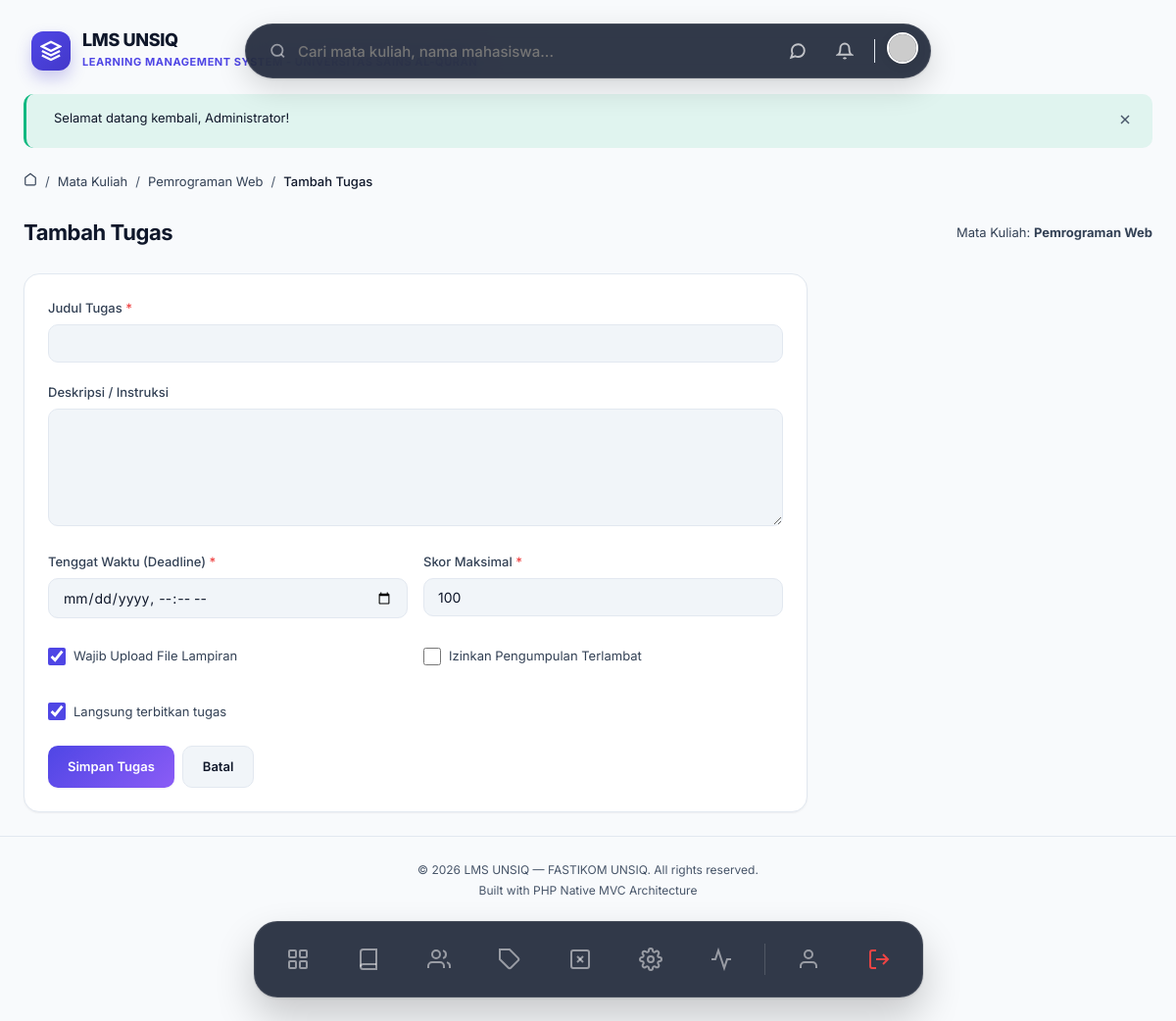
Screenshot of /courses/1/assignments/create (signed in) with the database file from the repository.
### tables this page shows
CREATE TABLE IF NOT EXISTS settings (
    id INT AUTO_INCREMENT PRIMARY KEY,
    key_name VARCHAR(100) NOT NULL UNIQUE,
    value TEXT NULL,
    group_name VARCHAR(50) NOT NULL DEFAULT 'general',
    description VARCHAR(255) NULL,
    INDEX idx_settings_group (group_name)
);

CREATE TABLE IF NOT EXISTS courses (
    id INT AUTO_INCREMENT PRIMARY KEY,
    dosen_id INT NOT NULL,
    category_id INT NULL,
    code VARCHAR(20) NOT NULL UNIQUE COMMENT 'Kode mata kuliah',
    name VARCHAR(200) NOT NULL,
    description TEXT NULL,
    thumbnail VARCHAR(255) NULL,
    sks INT NOT NULL DEFAULT 2,
    semester VARCHAR(20) NULL COMMENT 'Ganjil/Genap',
    academic_year VARCHAR(20) NULL COMMENT '2025/2026',
    status ENUM('draft', 'published', 'archived') NOT NULL DEFAULT 'draft',
    max_students INT NULL DEFAULT 40,
    created_at TIMESTAMP DEFAULT CURRENT_TIMESTAMP,
    updated_at TIMESTAMP DEFAULT CURRENT_TIMESTAMP ON UPDATE CURRENT_TIMESTAMP,
    FOREIGN KEY (dosen_id) REFERENCES users(id) ON DELETE CASCADE,
    FOREIGN KEY (category_id) REFERENCES categories(id) ON DELETE SET NULL,
    INDEX idx_courses_status (status),
    INDEX idx_courses_dosen (dosen_id),
    INDEX idx_courses_code (code)
);

### app/Views/assignments/create.php (the view, shortened to what the rows shown need)
<div class="animate-fade-in">
    <div class="page-header">
        <h1>Tambah Tugas</h1>
        <p class="text-muted">Mata Kuliah: <strong><?= e($course['name']) ?></strong></p>
    </div>
    <div class="card" style="max-width:800px;">
        <div class="card-body">
            <form method="POST" action="<?= url('/courses/' . $course['id'] . '/assignments') ?>">
                <div class="form-group">
                    <label class="form-label">Judul Tugas <span class="required">*</span></label>
                    <input type="text" name="title" class="form-control" required>
                </div>
                <div class="form-group">
                    <label class="form-label">Deskripsi / Instruksi</label>
                    <textarea name="description" class="form-control" rows="5"></textarea>
                </div>
                <div class="form-row">
                    <div class="form-group">
                        <label class="form-label">Tenggat Waktu (Deadline) <span class="required">*</span></label>
                        <input type="datetime-local" name="deadline" class="form-control" required>
                    </div>
                    <div class="form-group">
                        <label class="form-label">Skor Maksimal <span class="required">*</span></label>
                        <input type="number" name="max_score" class="form-control" value="100" min="1" max="100" required>
                    </div>
                </div>
                <div class="form-row mt-2">
                    <div class="form-group">
                        <label class="form-check">
                            <input type="checkbox" name="file_required" value="1" checked>
                            Wajib Upload File Lampiran
                        </label>
                    </div>
                    <div class="form-group">
                        <label class="form-check">
                            <input type="checkbox" name="allow_late" value="1" id="allowLateToggle">
                            Izinkan Pengumpulan Terlambat
                        </label>
                    </div>
                </div>
                <div class="form-group mt-3">
                    <label class="form-check">
                        <input type="checkbox" name="is_published" value="1" checked>
                        Langsung terbitkan tugas
                    </label>
                </div>
                <div class="btn-group mt-4">
                    <button type="submit" class="btn btn-primary">Simpan Tugas</button>
                    <a href="<?= url('/courses/' . $course['id']) ?>" class="btn btn-secondary">Batal</a>
                </div>
            </form>
        </div>
    </div>
</div>

### app/Core/Router.php (shortened to what the rows shown need)
<?php
class Router
{
    private array $routes = [
        'GET'    => [],
        'POST'   => [],
        'PUT'    => [],
        'DELETE' => [],
    ];
    private function addRoute(string $method, string $uri, array $action, array $middleware = []): self
    {
        $this->routes[$method][] = [
            'uri'        => $uri,
            'controller' => $action[0],
            'method'     => $action[1],
            'middleware'  => $middleware,
        ];
        return $this;
    }
    public function dispatch(string $requestMethod, string $requestUri): void
    {
        $routes = $this->routes[$requestMethod] ?? [];
        foreach ($routes as $route) {
            $params = $this->matchRoute($route['uri'], $requestUri);
            if ($params !== false) {
                $methodName      = $route['method'];
                $controller = new $controllerClass();
                call_user_func_array([$controller, $methodName], $params);
                return;
            }
        }
        throw new Exceptions\NotFoundException("Route [{$requestMethod} {$requestUri}] not found.");
    }
    private function matchRoute(string $routeUri, string $requestUri): array|false
    {
        $pattern = preg_replace('/\{([a-zA-Z_]+)\}/', '([a-zA-Z0-9_-]+)', $routeUri);
        $pattern = '#^' . $pattern . '$#';
        if (preg_match($pattern, $requestUri, $matches)) {
            array_shift($matches);
            return $matches;
        }
        return false;
    }
}

### app/Views/partials/navbar.php (shortened to what the rows shown need)
<?php
$user = $currentUser ?? \App\Core\Session::user();
$notifCount = 0;
try {
    $notifModel = new \App\Models\Notification();
    $notifCount = $notifModel->countUnread($user['id'] ?? 0);
} catch (\Throwable $e) {}
?>
<div style="display: flex; justify-content: center; position: sticky; top: 24px; z-index: 999; margin-bottom: 24px; pointer-events: none; width: 100%;">
<?php
    $settingModel = new \App\Models\Setting();
    $siteName = $settingModel->getValue('site_name', 'LMS UNSIQ');
    $siteDesc = $settingModel->getValue('site_description', 'Portal Akademik');
    $siteLogo = $settingModel->getValue('site_logo');
?>
    <a href="<?= url('/dashboard') ?>" style="position: absolute; left: 32px; top: 50%; transform: translateY(-50%); pointer-events: auto; display: flex; align-items: center; gap: 12px; text-decoration: none; transition: transform 0.2s;" onmouseover="this.style.transform='translateY(-50%) scale(1.02)'" onmouseout="this.style.transform='translateY(-50%) scale(1)'">
        <?php if (!empty($siteLogo)): ?>
            <img src="<?= e(str_starts_with($siteLogo, 'http') ? $siteLogo : upload_url($siteLogo)) ?>" alt="Logo" style="width: 40px; height: 40px; border-radius: 8px; object-fit: contain;">
        <?php else: ?>
            <div style="width: 40px; height: 40px; background: linear-gradient(135deg, #4f46e5, #4338ca); border-radius: 12px; display: flex; justify-content: center; align-items: center; box-shadow: 0 8px 16px rgba(67,56,202,0.25);">
                <svg width="22" height="22" viewBox="0 0 24 24" fill="none" stroke="white" stroke-width="2.5"><path d="M12 2L2 7l10 5 10-5-10-5z"/><path d="M2 17l10 5 10-5"/><path d="M2 12l10 5 10-5"/></svg>
            </div>
        <?php endif; ?>
        <div>
            <h1 style="font-size: 18px; font-weight: 800; color: var(--text-primary); letter-spacing: -0.02em; margin: 0; line-height: 1.1;"><?= e($siteName) ?></h1>
            <span style="font-size: 11px; font-weight: 700; color: var(--accent-primary); letter-spacing: 0.05em; text-transform: uppercase;"><?= e($siteDesc) ?></span>
        </div>
    </a>
    <div style="pointer-events: auto; display: flex; justify-content: space-between; align-items: center; background: rgba(15, 23, 42, 0.85); backdrop-filter: blur(16px); padding: 8px 12px 8px 24px; border-radius: 999px; box-shadow: 0 10px 30px rgba(0,0,0,0.15), 0 1px 3px rgba(0,0,0,0.1); border: 1px solid rgba(255,255,255,0.1); width: 100%; max-width: 700px; transition: all 0.3s cubic-bezier(0.34, 1.56, 0.64, 1);">
        <form action="<?= url('/search') ?>" method="GET" style="display: flex; align-items: center; gap: 12px; flex: 1; margin:0;">
            <svg width="18" height="18" viewBox="0 0 24 24" fill="none" stroke="currentColor" stroke-width="2.5" style="color: rgba(255,255,255,0.5);"><circle cx="11" cy="11" r="8"/><line x1="21" y1="21" x2="16.65" y2="16.65"/></svg>
            <input type="text" name="q" placeholder="Cari mata kuliah, nama mahasiswa..." style="border: none; background: transparent; width: 100%; font-size: 15px; font-weight: 500; outline: none; color: white; font-family: inherit;" autocomplete="off">
        </form>
        <div style="display: flex; align-items: center; gap: 12px;">
            <a href="<?= url('/messages') ?>" style="position:relative; text-decoration: none; width: 36px; height: 36px; display: flex; align-items: center; justify-content: center; border-radius: 50%; color: rgba(255,255,255,0.7); transition: background 0.2s;" onmouseover="this.style.background='rgba(255,255,255,0.1)'" onmouseout="this.style.background='transparent'">
                <svg width="18" height="18" viewBox="0 0 24 24" fill="none" stroke="currentColor" stroke-width="2.5"><path d="M21 11.5a8.38 8.38 0 0 1-.9 3.8 8.5 8.5 0 0 1-7.6 4.7 8.38 8.38 0 0 1-3.8-.9L3 21l1.9-5.7a8.38 8.38 0 0 1-.9-3.8 8.5 8.5 0 0 1 4.7-7.6 8.38 8.38 0 0 1 3.8-.9h.5a8.48 8.48 0 0 1 8 8v.5z"/></svg>
            </a>
            <?php if ($notifCount > 0): ?>
            <a href="<?= url('/notifications') ?>" style="text-decoration: none; background: var(--bg-primary); padding: 6px 12px; border-radius: 99px; font-size: 13px; font-weight: 700; color: var(--accent-primary); border: 1px solid var(--border-color); display: flex; align-items: center; gap: 6px; box-shadow: 0 2px 4px rgba(0,0,0,0.02); transition: transform 0.2s;" onmouseover="this.style.transform='scale(1.05)'" onmouseout="this.style.transform='scale(1)'">
                <div style="width: 6px; height: 6px; background: var(--accent-success); border-radius: 50%;"></div>
                <?= $notifCount ?> Info
            </a>
            <?php else: ?>
            <a href="<?= url('/notifications') ?>" style="text-decoration: none; width: 36px; height: 36px; display: flex; align-items: center; justify-content: center; border-radius: 50%; color: rgba(255,255,255,0.7); transition: background 0.2s;" onmouseover="this.style.background='rgba(255,255,255,0.1)'" onmouseout="this.style.background='transparent'">
                <svg width="18" height="18" viewBox="0 0 24 24" fill="none" stroke="currentColor" stroke-width="2.5"><path d="M18 8A6 6 0 006 8c0 7-3 9-3 9h18s-3-2-3-9"/><path d="M13.73 21a2 2 0 01-3.46 0"/></svg>
            </a>
            <?php endif; ?>
            <a href="<?= url('/profile') ?>">
                <img src="<?= !empty($user['avatar']) ? upload_url($user['avatar']) : 'https://ui-avatars.com/api/?name='.urlencode($user['name'] ?? 'U').'&background=6366f1&color=fff' ?>" alt="Avatar" style="width: 32px; height: 32px; border-radius: 50%; box-shadow: 0 2px 8px rgba(0,0,0,0.1); border: 2px solid white; transition: transform 0.2s;" onmouseover="this.style.transform='scale(1.1)'" onmouseout="this.style.transform='scale(1)'">
            </a>
        </div>
    </div>
</div>

### rows the page displays
settings: value "LMS UNSIQ"
settings: value "LEARNING MANAGEMENT SYSTEM - UNIVERSITAS SAINS AL-QURAN"
courses: name "Pemrograman Web"

### other values shown
$message "Selamat datang kembali, Administrator!"
$crumb['label'] "Mata Kuliah"
$crumb['label'] "Pemrograman Web"
$crumb['label'] "Tambah Tugas"
